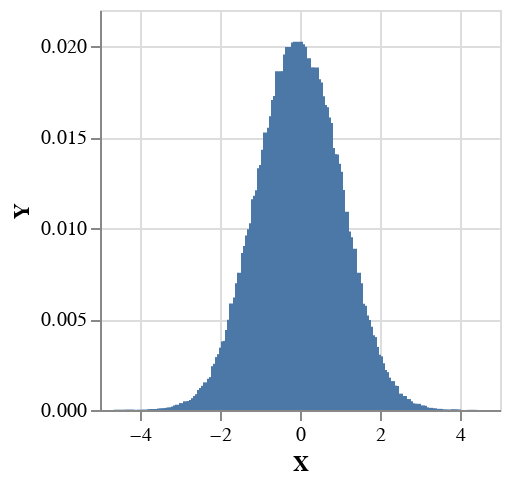

Notebook code cell kept with this figure:
### Markdown cell above
We'd like to view a histogram of samples, which in the limit of many samples should tend to the PDF of a normal distribution. Again, we could apply a histogram to the list of samples, but it's nicer to apply a `histogram` function to `multipleDraws`, to define a distribution over histograms from which we'll sample.

### Code cell
sampleIO $ 
    plotVega . toEmpirical . toBins 0.05 
    <$> replicateM 100000 model2

### Figure 1 — Vega-Lite specification as saved in the notebook (floating-point values rounded to 4 significant figures; data arrays with more than 128 entries replaced by an {"elided": "..."} marker saying what was removed)
{"$schema": "https://vega.github.io/schema/vega-lite/v4.json", "data": {"values": {"elided": "159 records"}}, "encoding": {"x": {"field": "X", "type": "quantitative"}, "y": {"field": "Y", "type": "quantitative"}}, "height": 200, "mark": "bar", "width": 200}
